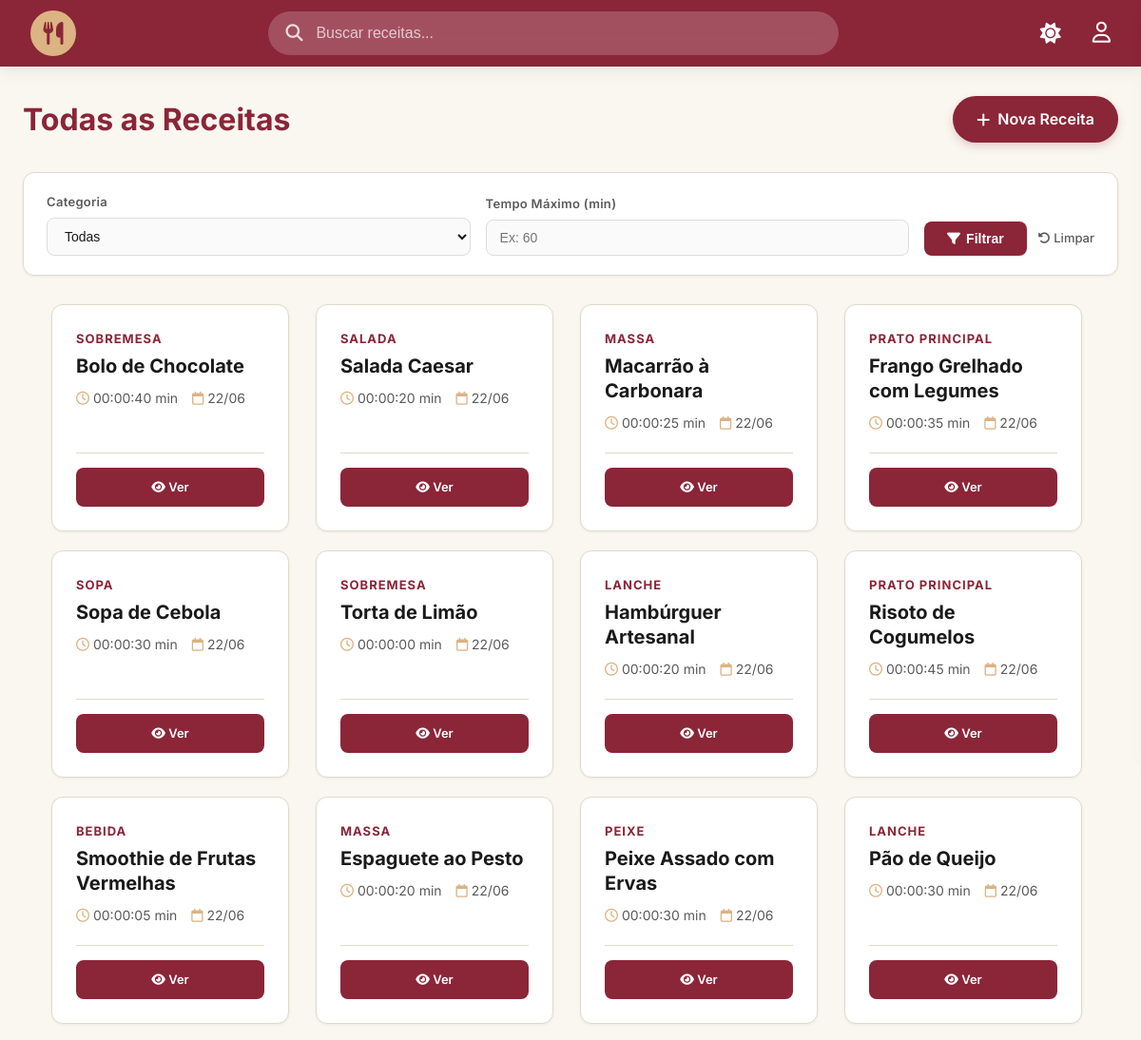
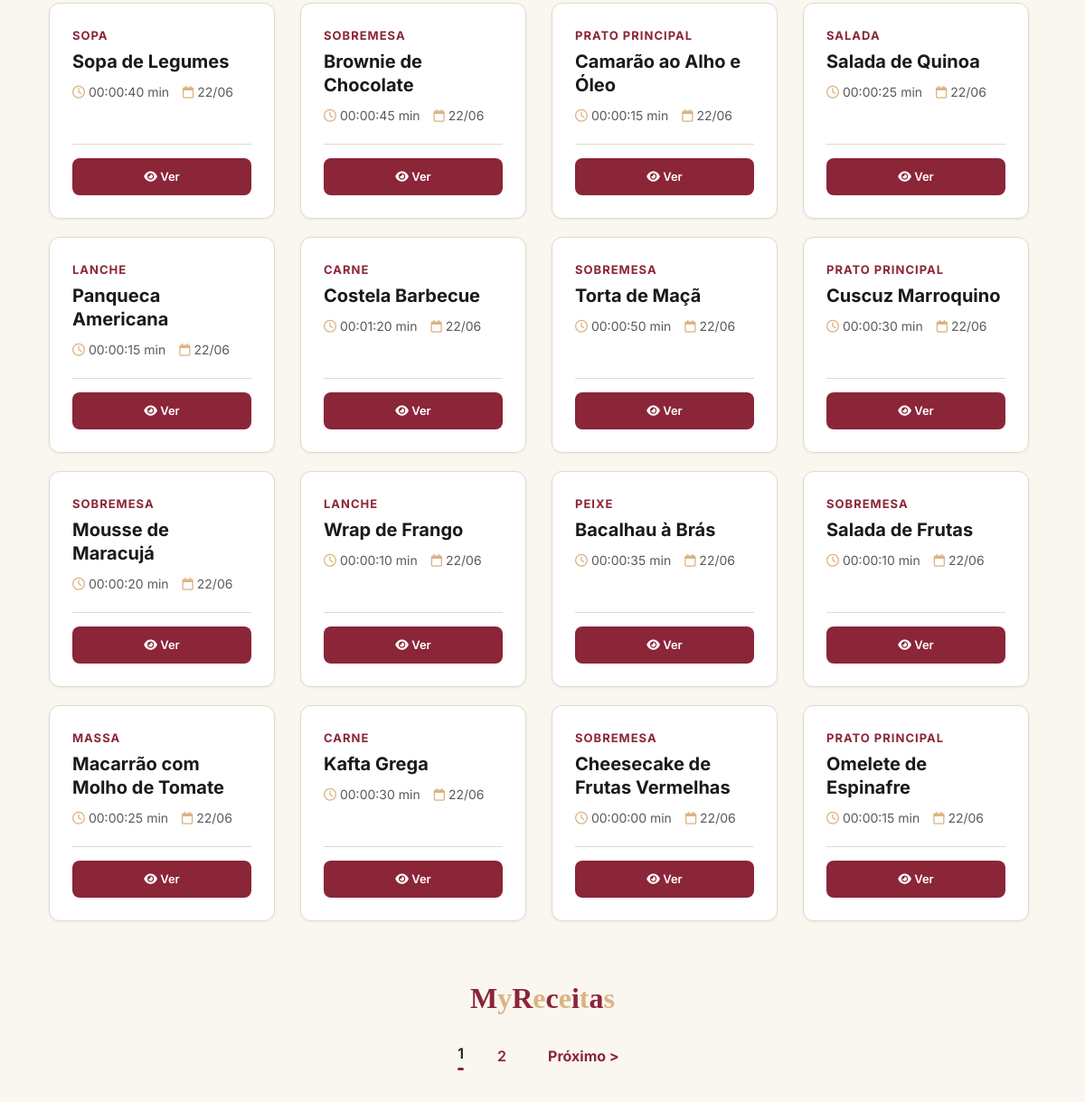
The app's page /views/recipes/recipe_list.php, older data (2 pictures, top to bottom).
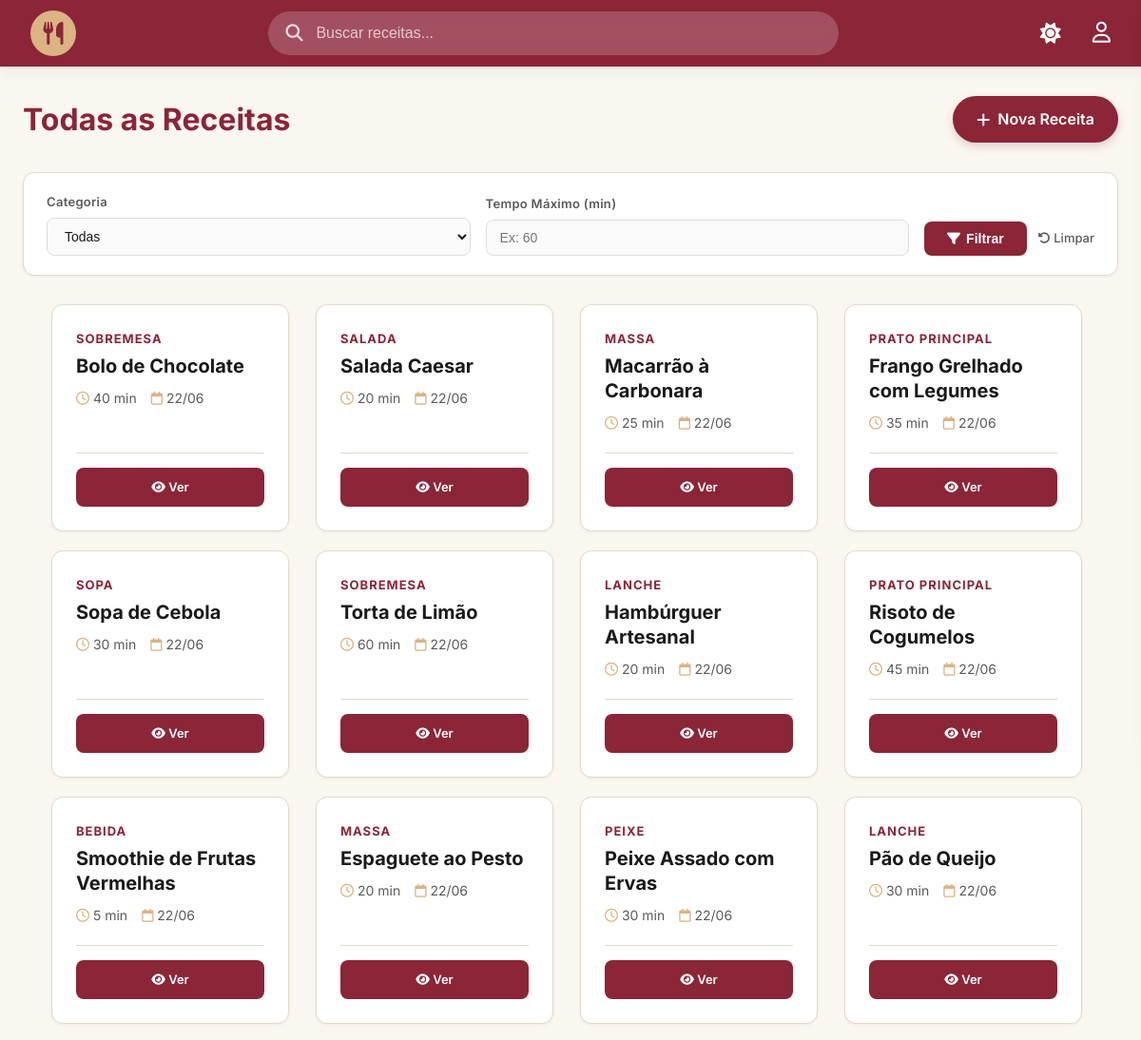
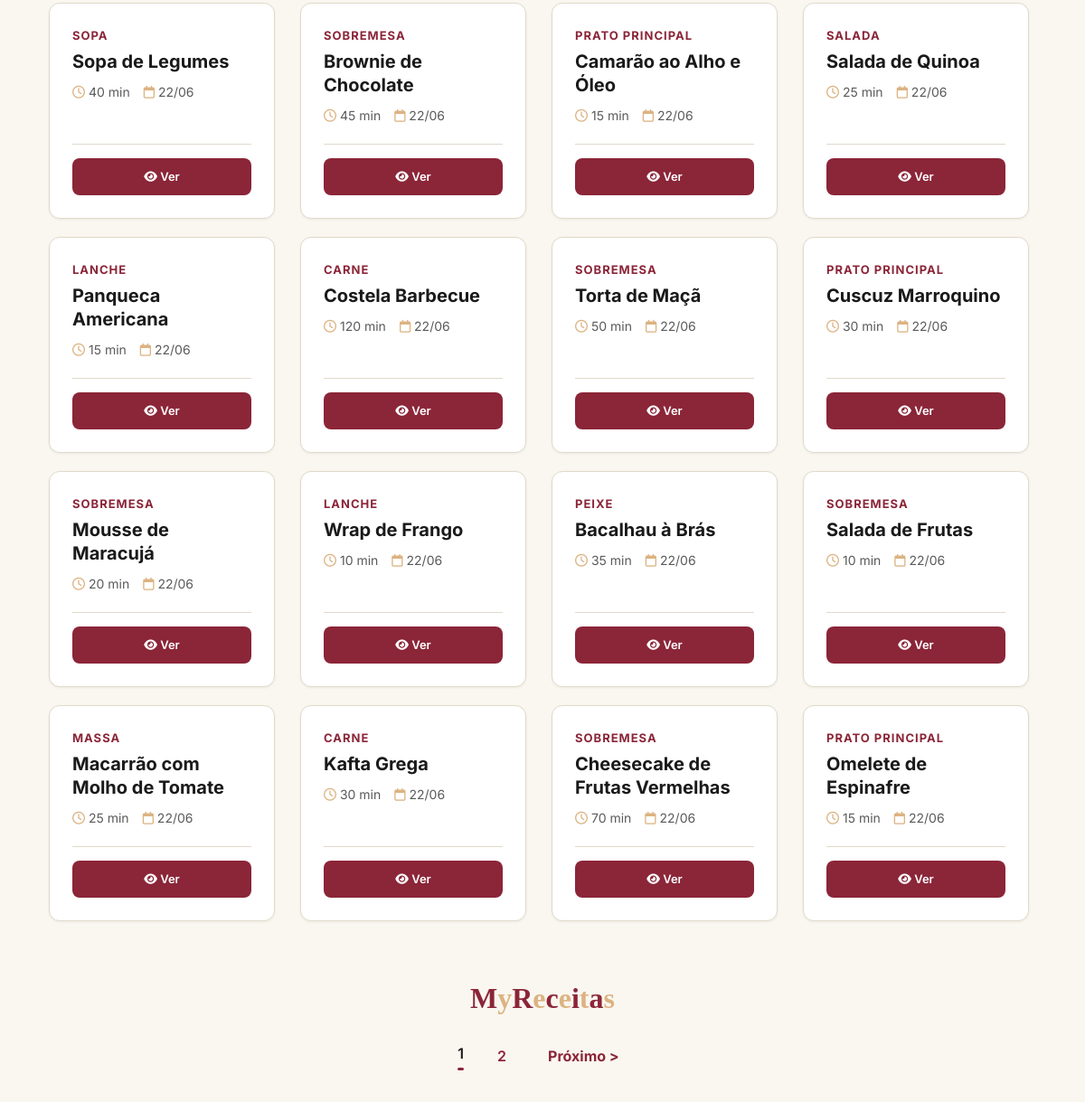
The same page, newer data (2 pictures, top to bottom).
### tables this page shows
CREATE TABLE recipes (
    id INT AUTO_INCREMENT PRIMARY KEY,
    name VARCHAR(150) NOT NULL,
    ingredients TEXT NOT NULL,
    description TEXT,
    preparation_time INT,
    category VARCHAR(50),
    price DECIMAL(10, 2) DEFAULT 0.00,
    is_public BOOLEAN DEFAULT TRUE,
    
    user_id INT NULL,
    chef_id INT NULL,
    restaurant_id INT NULL,

    created_at TIMESTAMP DEFAULT CURRENT_TIMESTAMP,
    updated_at TIMESTAMP DEFAULT CURRENT_TIMESTAMP ON UPDATE CURRENT_TIMESTAMP,
    deleted_at DATETIME,

    CONSTRAINT fk_recipe_user FOREIGN KEY (user_id) REFERENCES users(id) ON DELETE CASCADE,
    CONSTRAINT fk_recipe_chef FOREIGN KEY (chef_id) REFERENCES chef(id) ON DELETE CASCADE,
    CONSTRAINT fk_recipe_restaurant FOREIGN KEY (restaurant_id) REFERENCES restaurants(id) ON DELETE CASCADE
);

### config/database.php (called while the page is built, shortened)
<?php
class database {
    private static $conexao = null;
    public static function getConexao() {
        if (self::$conexao === null) {
            try {
                $dsn = "mysql:host=" . DB_HOST . ";dbname=" . DB_NAME . ";charset=utf8mb4";
                self::$conexao = new PDO($dsn, DB_USER, DB_PASS, [
                    PDO::ATTR_ERRMODE => PDO::ERRMODE_EXCEPTION,
                    PDO::ATTR_DEFAULT_FETCH_MODE => PDO::FETCH_ASSOC,
                    PDO::ATTR_EMULATE_PREPARES => false,
                ]);
            } catch (PDOException $e) {
                die("Erro de conexão: " . $e->getMessage());
            }
        }
        return self::$conexao;
    }
}

### models/dao/recipeDAO.php (called while the page is built, shortened)
<?php
require_once dirname(__DIR__, 2) . '/config/database.php';
require_once dirname(__DIR__) . '/model/recipe.php';
class recipeDAO {
    private $conn;
    public function __construct() {
        $this->conn = database::getConexao();
    }
    private function mapToArray($stmt) {
        $receitas = [];
        while ($dados = $stmt->fetch(PDO::FETCH_ASSOC)) {
            $receitas[] = new Recipe(
                $dados['name'],
                $dados['ingredients'],
                $dados['description'] ?? null,
                $dados['preparation_time'] ?? null,
                $dados['category'] ?? null,
                $dados['price'] ?? 0.00,
                $dados['is_public'] ?? 1,
                $dados['user_id'] ?? null,
                $dados['chef_id'] ?? null,
                $dados['restaurant_id'] ?? null,
                $dados['id'],
                $dados['created_at'] ?? null
            );
        }
        return $receitas;
    }
    public function searchRecipes($filters, $limit = 30, $offset = 0) {
        $sql = "SELECT * FROM recipes
                WHERE is_public = 1
                AND deleted_at IS NULL";
        $values = [];
        if (!empty($filters['q'])) {
            $sql .= " ORDER BY LENGTH(ingredients) ASC, name ASC";
        } else {
            $sql .= " ORDER BY created_at DESC";
        }
        $sql .= " LIMIT ? OFFSET ?";
        $values[] = (int)$limit;
        $values[] = (int)$offset;
        $stmt = $this->conn->prepare($sql);
        $stmt->execute($values);
        return $this->mapToArray($stmt);
    }
    public function countSearchRecipes($filters) {
        $sql = "SELECT COUNT(*) FROM recipes
                WHERE is_public = 1 AND deleted_at IS NULL AND restaurant_id IS NULL";
        $values = [];
        $stmt = $this->conn->prepare($sql);
        $stmt->execute($values);
        return $stmt->fetchColumn();
    }
}

### models/model/recipe.php (called while the page is built, shortened)
<?php
class Recipe {
    private $id;
    private $name;
    private $preparation_time;
    private $category;
    private $restaurant_id;
    private $created_at;
    public function __construct($name, $ingredients, $description = null, $preparation_time = null, $category = null, $price = 0.00, $is_public = 1, $user_id = null, $chef_id = null, $restaurant_id = null, $id = null, $created_at = null) {
        $this->created_at = $created_at;
    }
    public function getId() { return $this->id; }
    public function getName() { return $this->name; }
    public function getPreparationTime() { return $this->preparation_time; }
    public function getCategory() { return $this->category; }
    public function getRestaurantId() { return $this->restaurant_id; }
    public function getCreatedAt() { return $this->created_at; }
    public function setId($id) { $this->id = $id; }
    public function setName($n) { $this->name = trim($n); }
    public function setPreparationTime($pt) { $this->preparation_time = $pt; }
    public function setCategory($c) { $this->category = trim($c); }
    public function setRestaurantId($rid) { $this->restaurant_id = $rid; }
}

### views/recipes/recipe_list.php (the view, shortened to what this page needs)
<?php
require_once dirname(__DIR__, 2) . '/base.php';
require_once ROOT_PATH . '/models/model/recipe.php';
require_once ROOT_PATH . '/models/dao/recipeDAO.php';
$dao = new recipeDAO();
$filters = [
    'q' => $_GET['q'] ?? '',
    'category' => $_GET['category'] ?? '',
    'max_time' => $_GET['max_time'] ?? ''
];
$limit = 28;
$page = isset($_GET['page']) ? (int)$_GET['page'] : 1;
$offset = ($page - 1) * $limit;
$queryParams = $_GET;
$queryParams['page'] = $page - 1;
$receitas = $dao->searchRecipes($filters, $limit, $offset);
$totalReceitas = $dao->countSearchRecipes($filters);
$totalPages = ceil($totalReceitas / $limit);
?>
<div class="container">
    <div class="header-list">
        <h2>Todas as Receitas</h2>
        <a href="recipe_form.php" class="btn-add"><i class="fa-solid fa-plus"></i> Nova Receita</a>
    </div>
    <form class="filter-section" method="GET">
        <div class="filter-group">
            <label>Categoria</label>
            <select name="category">
                <option value="">Todas</option>
            </select>
        </div>
        <div class="filter-group">
            <label>Tempo Máximo (min)</label>
            <input type="number" name="max_time" placeholder="Ex: 60" value="<?= $filters['max_time'] ?>">
        </div>
        <div class="filter-actions">
            <button type="submit" class="btn-filter">
                <i class="fa-solid fa-filter"></i> Filtrar
            </button>
            <a href="recipe_list.php" class="btn-clear">
                <i class="fa-solid fa-rotate-left"></i> Limpar
            </a>
        </div>
    </form>
    <div class="recipe-grid" style="display: grid; grid-template-columns: repeat(auto-fill, minmax(250px, 1fr)); justify-content: center; gap: 20px;">
        <?php if(empty($receitas)): ?>
            <div style="grid-column: 1/-1; text-align: center; padding: 50px;">
                <p style="color: #888;">Nenhuma receita encontrada nesta página.</p>
            </div>
        <?php else: ?>
            <?php foreach($receitas as $r): ?>
                <div class="recipe-card" style="width: 250px; flex-shrink: 0;">
                    <div>
                        <span class="category"><?= htmlspecialchars($r->getCategory()) ?></span>
                        <h3><?= htmlspecialchars($r->getName()) ?></h3>
                        <?php if (!empty($r->getRestaurantId())): ?>
                            <div style="font-weight: bold; color: var(--primary); margin-bottom: 5px;">
                                <i class="fa-solid fa-shop"></i> <?= htmlspecialchars($r->getOwnerName()) ?>
                            </div>
                            <div style="color: #e57300; font-weight: bold; margin-bottom: 10px;">
                                R$ <?= number_format($r->getPrice(), 2, ',', '.') ?>
                            </div>
                        <?php else: ?>
                            <div class="info">
                                <span><i class="fa-regular fa-clock"></i> <?= $r->getPreparationTime() ?> min</span>
                                <span><i class="fa-regular fa-calendar"></i> <?= date('d/m', strtotime($r->getCreatedAt())) ?></span>
                            </div>
                        <?php endif; ?>
                    </div>
                    <div class="card-actions">
                        <a href="recipe_view.php?id=<?= $r->getId() ?>" class="btn-view"><i class="fa-solid fa-eye"></i> Ver</a>
                    </div>
                </div>
            <?php endforeach; ?>
        <?php endif; ?>
    </div>
    <div class="google-pagination">
        <div class="google-logo">
            <span class="letter-bordo">M</span><span class="letter-bege">y</span><span class="letter-bordo">R</span><span class="letter-bege">e</span><span class="letter-bordo">c</span><span class="letter-bege">e</span><span class="letter-bordo">i</span><span class="letter-bege">t</span><span class="letter-bordo">a</span><span class="letter-bege">s</span>
        </div>
        <div class="page-numbers">
            <?php for ($i = 1; $i <= $totalPages; $i++): ?>
                <?php
                $queryParams['page'] = $i;
                $linkUrl = '?' . http_build_query($queryParams);
                ?>
                <a href="<?= $linkUrl ?>" class="page-link <?= ($i == $page) ? 'active' : '' ?>">
                    <?= $i ?>
                </a>
            <?php endfor; ?>
            <?php if ($page < $totalPages): ?>
                <?php
                $queryParams['page'] = $page + 1;
                $nextUrl = '?' . http_build_query($queryParams);
                ?>
                <a href="<?= $nextUrl ?>" class="nav-btn">Próximo &gt;</a>
            <?php endif; ?>
        </div>
    </div>
</div>
</body>
</html>

### base.php (shortened to what this page needs)
<?php
require_once __DIR__ . '/config/database.php';
$base_path = str_replace(str_replace('\\', '/', $_SERVER['DOCUMENT_ROOT']), '', str_replace('\\', '/', __DIR__));
$base_path = '/' . trim($base_path, '/') . '/';
if ($base_path === '//') { $base_path = '/'; }
?>
<!DOCTYPE html>
<html lang="pt-BR">
<head>
    <link rel="stylesheet" href="https://cdnjs.cloudflare.com/ajax/libs/font-awesome/6.4.2/css/all.min.css">
    <link rel="stylesheet" href="<?php echo $base_path; ?>static/style.css">
</head>
<body class="light-mode">
    <header class="navbar">
        <a href="<?php echo $base_path; ?>index.php" class="logo-container">
            <i class="fa-solid fa-utensils"></i>
        </a>
        <?php
        $pagina_atual = basename($_SERVER['PHP_SELF']);
        if ($pagina_atual !== 'login.php' && $pagina_atual !== 'cadastro.php' && $pagina_atual !== 'register.php' && $pagina_atual !== 'register_steps.php'):
        ?>
        <form class="search-bar" action="<?= $base_path ?>views/recipes/recipe_list.php" method="GET">
            <input type="text" name="q" placeholder="Buscar receitas..." value="<?= htmlspecialchars($_GET['q'] ?? '') ?>"><i class="fa-solid fa-magnifying-glass"></i>
            <button type="submit"></button>
        </form>
        <?php endif; ?>
        <div class="nav-icons">
            <button class="theme-toggle" id="theme-switcher" title="Alternar Tema">
                <i class="fa-solid fa-sun"></i>
            </button>
            <a href="#" id="btnPerfil" title="Menu do Usuário">
                <i class="fa-regular fa-user"></i>
            </a>
        </div>
    </header>

Row changes from the older to the newer data that the page shows:
changed recipes "Bolo de Chocolate": preparation_time "00:00:40" → "40"
changed recipes "Salada Caesar": preparation_time "00:00:20" → "20"
changed recipes "Macarrão à Carbonara": preparation_time "00:00:25" → "25"
changed recipes "Frango Grelhado com Legumes": preparation_time "00:00:35" → "35"
changed recipes "Sopa de Cebola": preparation_time "00:00:30" → "30"
changed recipes "Torta de Limão": preparation_time "00:00:00" → "60"
changed recipes "Hambúrguer Artesanal": preparation_time "00:00:20" → "20"
changed recipes "Risoto de Cogumelos": preparation_time "00:00:45" → "45"
changed recipes "Smoothie de Frutas Vermelhas": preparation_time "00:00:05" → "5"
changed recipes "Espaguete ao Pesto": preparation_time "00:00:20" → "20"
changed recipes "Peixe Assado com Ervas": preparation_time "00:00:30" → "30"
changed recipes "Pão de Queijo": preparation_time "00:00:30" → "30"
changed recipes "Sopa de Legumes": preparation_time "00:00:40" → "40"
changed recipes "Brownie de Chocolate": preparation_time "00:00:45" → "45"
changed recipes "Camarão ao Alho e Óleo": preparation_time "00:00:15" → "15"
changed recipes "Salada de Quinoa": preparation_time "00:00:25" → "25"
changed recipes "Panqueca Americana": preparation_time "00:00:15" → "15"
changed recipes "Costela Barbecue": preparation_time "00:01:20" → "120"
changed recipes "Torta de Maçã": preparation_time "00:00:50" → "50"
changed recipes "Cuscuz Marroquino": preparation_time "00:00:30" → "30"
changed recipes "Mousse de Maracujá": preparation_time "00:00:20" → "20"
changed recipes "Wrap de Frango": preparation_time "00:00:10" → "10"
changed recipes "Bacalhau à Brás": preparation_time "00:00:35" → "35"
changed recipes "Salada de Frutas": preparation_time "00:00:10" → "10"
changed recipes "Macarrão com Molho de Tomate": preparation_time "00:00:25" → "25"
changed recipes "Kafta Grega": preparation_time "00:00:30" → "30"
changed recipes "Cheesecake de Frutas Vermelhas": preparation_time "00:00:00" → "70"
changed recipes "Omelete de Espinafre": preparation_time "00:00:15" → "15"
